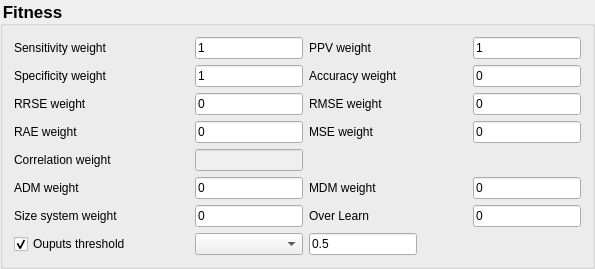
          <widget class="QGroupBox" name="groupBox_Fitness">
           <property name="sizePolicy">
            <sizepolicy hsizetype="Expanding" vsizetype="Expanding">
             <horstretch>0</horstretch>
             <verstretch>0</verstretch>
            </sizepolicy>
           </property>
           <property name="font">
            <font>
             <pointsize>13</pointsize>
             <bold>true</bold>
            </font>
           </property>
           <property name="styleSheet">
            <string notr="true">QGroupBox
{
	
	font-size: 13pt;
    font-weight: bold;
}
</string>
           </property>
           <property name="title">
            <string>Fitness</string>
           </property>
           <property name="flat">
            <bool>false</bool>
           </property>
           <layout class="QGridLayout" name="gridLayout_5">
            <item row="1" column="5">
             <widget class="QLineEdit" name="lineAccu">
              <property name="sizePolicy">
               <sizepolicy hsizetype="Preferred" vsizetype="Fixed">
                <horstretch>0</horstretch>
                <verstretch>0</verstretch>
               </sizepolicy>
              </property>
              <property name="minimumSize">
               <size>
                <width>40</width>
                <height>0</height>
               </size>
              </property>
              <property name="baseSize">
               <size>
                <width>60</width>
                <height>0</height>
               </size>
              </property>
              <property name="toolTip">
               <string>Accuracy weight in fitness evaluation</string>
              </property>
              <property name="text">
               <string>0</string>
              </property>
             </widget>
            </item>
            <item row="9" column="1">
             <widget class="QComboBox" name="cbThresh">
              <property name="sizePolicy">
               <sizepolicy hsizetype="Preferred" vsizetype="Fixed">
                <horstretch>0</horstretch>
                <verstretch>0</verstretch>
               </sizepolicy>
              </property>
             </widget>
            </item>
            <item row="5" column="1">
             <widget class="QLineEdit" name="lineDistance">
              <property name="sizePolicy">
               <sizepolicy hsizetype="Preferred" vsizetype="Fixed">
                <horstretch>0</horstretch>
                <verstretch>0</verstretch>
               </sizepolicy>
              </property>
              <property name="minimumSize">
               <size>
                <width>40</width>
                <height>0</height>
               </size>
              </property>
              <property name="baseSize">
               <size>
                <width>60</width>
                <height>0</height>
               </size>
              </property>
              <property name="toolTip">
               <string/>
              </property>
              <property name="text">
               <string>0</string>
              </property>
             </widget>
            </item>
            <item row="2" column="3">
             <widget class="QLabel" name="label_20">
              <property name="toolTip">
               <string>RMSE weight in fitness evaluation</string>
              </property>
              <property name="text">
               <string>RMSE weight</string>
              </property>
             </widget>
            </item>
            <item row="9" column="3">
             <widget class="QLineEdit" name="lineThresh">
              <property name="sizePolicy">
               <sizepolicy hsizetype="Preferred" vsizetype="Fixed">
                <horstretch>0</horstretch>
                <verstretch>0</verstretch>
               </sizepolicy>
              </property>
              <property name="minimumSize">
               <size>
                <width>40</width>
                <height>0</height>
               </size>
              </property>
              <property name="baseSize">
               <size>
                <width>60</width>
                <height>0</height>
               </size>
              </property>
              <property name="toolTip">
               <string>Accuracy weight in fitness evaluation</string>
              </property>
              <property name="text">
               <string>0.5</string>
              </property>
             </widget>
            </item>
            <item row="6" column="1">
             <widget class="QLineEdit" name="lineDontCare">
              <property name="sizePolicy">
               <sizepolicy hsizetype="Preferred" vsizetype="Fixed">
                <horstretch>0</horstretch>
                <verstretch>0</verstretch>
               </sizepolicy>
              </property>
              <property name="minimumSize">
               <size>
                <width>40</width>
                <height>0</height>
               </size>
              </property>
              <property name="baseSize">
               <size>
                <width>60</width>
                <height>0</height>
               </size>
              </property>
              <property name="toolTip">
               <string>RMSE weight in fitness evaluation</string>
              </property>
              <property name="text">
               <string>0</string>
              </property>
             </widget>
            </item>
            <item row="0" column="3">
             <widget class="QLabel" name="label_19">
              <property name="toolTip">
               <string>PPV weight in fitness evaluation</string>
              </property>
              <property name="text">
               <string>PPV weight</string>
              </property>
             </widget>
            </item>
            <item row="0" column="0">
             <widget class="QLabel" name="label_17">
              <property name="minimumSize">
               <size>
                <width>175</width>
                <height>0</height>
               </size>
              </property>
              <property name="mouseTracking">
               <bool>false</bool>
              </property>
              <property name="focusPolicy">
               <enum>Qt::NoFocus</enum>
              </property>
              <property name="toolTip">
               <string>Sensitivity weight in fitness evaluation</string>
              </property>
              <property name="statusTip">
               <string/>
              </property>
              <property name="whatsThis">
               <string/>
              </property>
              <property name="text">
               <string>Sensitivity weight</string>
              </property>
             </widget>
            </item>
            <item row="5" column="3">
             <widget class="QLabel" name="lblMinDistance">
              <property name="toolTip">
               <string>RMSE weight in fitness evaluation</string>
              </property>
              <property name="text">
               <string>MDM weight</string>
              </property>
             </widget>
            </item>
            <item row="4" column="0">
             <widget class="QLabel" name="lblCorr">
              <property name="toolTip">
               <string>Accuracy weight in fitness evaluations evaluation</string>
              </property>
              <property name="text">
               <string>Correlation weight</string>
              </property>
             </widget>
            </item>
            <item row="2" column="1">
             <widget class="QLineEdit" name="lineRrse">
              <property name="sizePolicy">
               <sizepolicy hsizetype="Preferred" vsizetype="Fixed">
                <horstretch>0</horstretch>
                <verstretch>0</verstretch>
               </sizepolicy>
              </property>
              <property name="minimumSize">
               <size>
                <width>40</width>
                <height>0</height>
               </size>
              </property>
              <property name="baseSize">
               <size>
                <width>60</width>
                <height>0</height>
               </size>
              </property>
              <property name="toolTip">
               <string/>
              </property>
              <property name="text">
               <string>0</string>
              </property>
             </widget>
            </item>
            <item row="3" column="1">
             <widget class="QLineEdit" name="lineRae">
              <property name="sizePolicy">
               <sizepolicy hsizetype="Preferred" vsizetype="Fixed">
                <horstretch>0</horstretch>
                <verstretch>0</verstretch>
               </sizepolicy>
              </property>
              <property name="minimumSize">
               <size>
                <width>40</width>
                <height>0</height>
               </size>
              </property>
              <property name="baseSize">
               <size>
                <width>60</width>
                <height>0</height>
               </size>
              </property>
              <property name="toolTip">
               <string/>
              </property>
              <property name="text">
               <string>0</string>
              </property>
             </widget>
            </item>
            <item row="4" column="1">
             <widget class="QLineEdit" name="lineCorr">
              <property name="enabled">
               <bool>false</bool>
              </property>
              <property name="sizePolicy">
               <sizepolicy hsizetype="Preferred" vsizetype="Fixed">
                <horstretch>0</horstretch>
                <verstretch>0</verstretch>
               </sizepolicy>
              </property>
              <property name="minimumSize">
               <size>
                <width>40</width>
                <height>0</height>
               </size>
              </property>
              <property name="baseSize">
               <size>
                <width>60</width>
                <height>0</height>
               </size>
              </property>
              <property name="toolTip">
               <string/>
              </property>
              <property name="text">
               <string/>
              </property>
             </widget>
            </item>
            <item row="5" column="5">
             <widget class="QLineEdit" name="lineMinDistance">
              <property name="sizePolicy">
               <sizepolicy hsizetype="Preferred" vsizetype="Fixed">
                <horstretch>0</horstretch>
                <verstretch>0</verstretch>
               </sizepolicy>
              </property>
              <property name="minimumSize">
               <size>
                <width>40</width>
                <height>0</height>
               </size>
              </property>
              <property name="baseSize">
               <size>
                <width>60</width>
                <height>0</height>
               </size>
              </property>
              <property name="toolTip">
               <string>RMSE weight in fitness evaluation</string>
              </property>
              <property name="text">
               <string>0</string>
              </property>
             </widget>
            </item>
            <item row="6" column="3">
             <widget class="QLabel" name="lblOverLearn">
              <property name="toolTip">
               <string>RMSE weight in fitness evaluation</string>
              </property>
              <property name="text">
               <string>Over Learn</string>
              </property>
             </widget>
            </item>
            <item row="2" column="0">
             <widget class="QLabel" name="lblRrse">
              <property name="mouseTracking">
               <bool>false</bool>
              </property>
              <property name="focusPolicy">
               <enum>Qt::NoFocus</enum>
              </property>
              <property name="toolTip">
               <string>Sensitivity weight in fitness evaluation</string>
              </property>
              <property name="statusTip">
               <string/>
              </property>
              <property name="whatsThis">
               <string/>
              </property>
              <property name="text">
               <string>RRSE weight</string>
              </property>
             </widget>
            </item>
            <item row="6" column="0">
             <widget class="QLabel" name="lblDontCare">
              <property name="toolTip">
               <string>RMSE weight in fitness evaluation</string>
              </property>
              <property name="text">
               <string>Size system weight</string>
              </property>
             </widget>
            </item>
            <item row="1" column="3">
             <widget class="QLabel" name="label_37">
              <property name="toolTip">
               <string>Accuracy weight in fitness evaluations evaluation</string>
              </property>
              <property name="text">
               <string>Accuracy weight</string>
              </property>
             </widget>
            </item>
            <item row="1" column="0">
             <widget class="QLabel" name="label_18">
              <property name="toolTip">
               <string>Specificity weight in fitness evaluation</string>
              </property>
              <property name="text">
               <string>Specificity weight</string>
              </property>
             </widget>
            </item>
            <item row="0" column="1">
             <widget class="QLineEdit" name="lineSensi">
              <property name="sizePolicy">
               <sizepolicy hsizetype="Fixed" vsizetype="Fixed">
                <horstretch>0</horstretch>
                <verstretch>0</verstretch>
               </sizepolicy>
              </property>
              <property name="minimumSize">
               <size>
                <width>40</width>
                <height>0</height>
               </size>
              </property>
              <property name="baseSize">
               <size>
                <width>60</width>
                <height>0</height>
               </size>
              </property>
              <property name="toolTip">
               <string>Sensitivity weight in fitness evaluation</string>
              </property>
              <property name="text">
               <string>1</string>
              </property>
             </widget>
            </item>
            <item row="9" column="0">
             <widget class="QCheckBox" name="chbThreshActive">
              <property name="sizePolicy">
               <sizepolicy hsizetype="Preferred" vsizetype="Fixed">
                <horstretch>0</horstretch>
                <verstretch>0</verstretch>
               </sizepolicy>
              </property>
              <property name="text">
               <string>Ouputs threshold</string>
              </property>
              <property name="checked">
               <bool>true</bool>
              </property>
             </widget>
            </item>
            <item row="3" column="5">
             <widget class="QLineEdit" name="lineMse">
              <property name="sizePolicy">
               <sizepolicy hsizetype="Preferred" vsizetype="Fixed">
                <horstretch>0</horstretch>
                <verstretch>0</verstretch>
               </sizepolicy>
              </property>
              <property name="minimumSize">
               <size>
                <width>40</width>
                <height>0</height>
               </size>
              </property>
              <property name="baseSize">
               <size>
                <width>60</width>
                <height>0</height>
               </size>
              </property>
              <property name="toolTip">
               <string>RMSE weight in fitness evaluation</string>
              </property>
              <property name="text">
               <string>0</string>
              </property>
             </widget>
            </item>
            <item row="3" column="0">
             <widget class="QLabel" name="lblRae">
              <property name="toolTip">
               <string>Specificity weight in fitness evaluation</string>
              </property>
              <property name="text">
               <string>RAE weight</string>
              </property>
             </widget>
            </item>
            <item row="1" column="1">
             <widget class="QLineEdit" name="lineSpeci">
              <property name="sizePolicy">
               <sizepolicy hsizetype="Preferred" vsizetype="Fixed">
                <horstretch>0</horstretch>
                <verstretch>0</verstretch>
               </sizepolicy>
              </property>
              <property name="minimumSize">
               <size>
                <width>40</width>
                <height>0</height>
               </size>
              </property>
              <property name="baseSize">
               <size>
                <width>60</width>
                <height>0</height>
               </size>
              </property>
              <property name="toolTip">
               <string>Specificity weight in fitness evaluation</string>
              </property>
              <property name="text">
               <string>1</string>
              </property>
             </widget>
            </item>
            <item row="6" column="5">
             <widget class="QLineEdit" name="lineOverLearn">
              <property name="enabled">
               <bool>true</bool>
              </property>
              <property name="sizePolicy">
               <sizepolicy hsizetype="Preferred" vsizetype="Fixed">
                <horstretch>0</horstretch>
                <verstretch>0</verstretch>
               </sizepolicy>
              </property>
              <property name="minimumSize">
               <size>
                <width>40</width>
                <height>0</height>
               </size>
              </property>
              <property name="baseSize">
               <size>
                <width>60</width>
                <height>0</height>
               </size>
              </property>
              <property name="toolTip">
               <string/>
              </property>
              <property name="text">
               <string>0</string>
              </property>
             </widget>
            </item>
            <item row="0" column="5">
             <widget class="QLineEdit" name="linePpv">
              <property name="sizePolicy">
               <sizepolicy hsizetype="Fixed" vsizetype="Fixed">
                <horstretch>0</horstretch>
                <verstretch>0</verstretch>
               </sizepolicy>
              </property>
              <property name="minimumSize">
               <size>
                <width>40</width>
                <height>0</height>
               </size>
              </property>
              <property name="baseSize">
               <size>
                <width>60</width>
                <height>0</height>
               </size>
              </property>
              <property name="toolTip">
               <string>PPV weight in fitness evaluation</string>
              </property>
              <property name="text">
               <string>1</string>
              </property>
             </widget>
            </item>
            <item row="3" column="3">
             <widget class="QLabel" name="lblMSE">
              <property name="toolTip">
               <string>RMSE weight in fitness evaluation</string>
              </property>
              <property name="text">
               <string>MSE weight</string>
              </property>
             </widget>
            </item>
            <item row="5" column="0">
             <widget class="QLabel" name="lblDistance">
              <property name="toolTip">
               <string>Specificity weight in fitness evaluation</string>
              </property>
              <property name="text">
               <string>ADM weight</string>
              </property>
             </widget>
            </item>
            <item row="2" column="5">
             <widget class="QLineEdit" name="lineRmse">
              <property name="sizePolicy">
               <sizepolicy hsizetype="Preferred" vsizetype="Fixed">
                <horstretch>0</horstretch>
                <verstretch>0</verstretch>
               </sizepolicy>
              </property>
              <property name="minimumSize">
               <size>
                <width>40</width>
                <height>0</height>
               </size>
              </property>
              <property name="baseSize">
               <size>
                <width>60</width>
                <height>0</height>
               </size>
              </property>
              <property name="toolTip">
               <string>RMSE weight in fitness evaluation</string>
              </property>
              <property name="text">
               <string>0</string>
              </property>
             </widget>
            </item>
            <item row="0" column="4">
             <spacer name="horizontalSpacer_2">
              <property name="orientation">
               <enum>Qt::Horizontal</enum>
              </property>
              <property name="sizeType">
               <enum>QSizePolicy::Fixed</enum>
              </property>
              <property name="sizeHint" stdset="0">
               <size>
                <width>50</width>
                <height>20</height>
               </size>
              </property>
             </spacer>
            </item>
           </layout>
          </widget>
